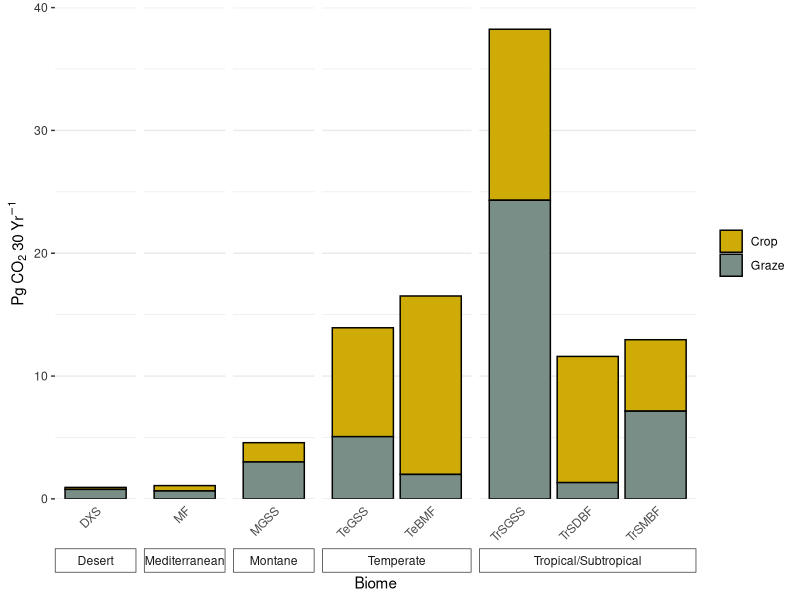
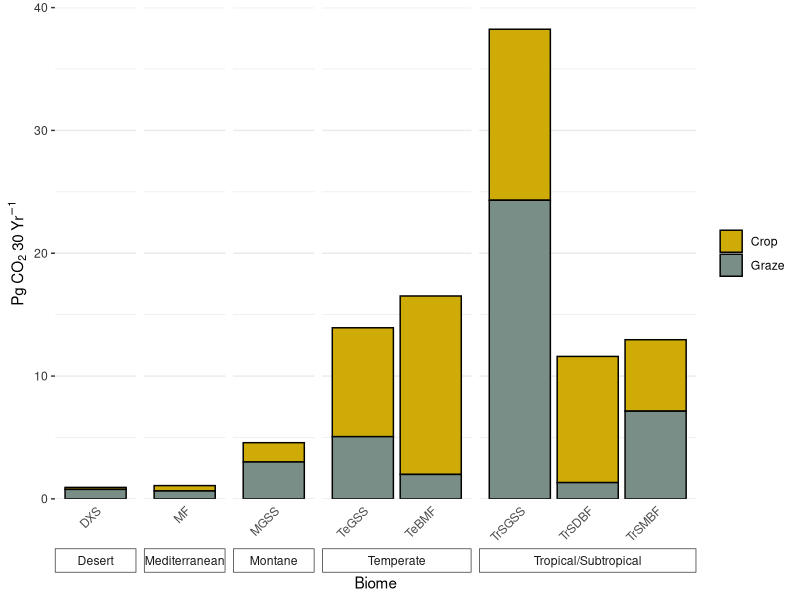

Reproduce these figures in R, in order.
# ------------------------------------------------------------------------
# ------------------------------------------------------------------------
# ===============
# PROJECT NAME: Trees in Agriculture
# ===============
# Description: Create figure 6-- barplot of potential mitigation by biome
#
#
# ===============
# AUTHOR: Vivian Griffey
# Date created: 07/01/2023
# Date updated: 09/18/2023
# ===============
# load libraries
library(tidyverse)

setwd("C:/Users/vgriffey/OneDrive - Conservation International Foundation/Documents/GitHub/Trees_in_Agriculture/")
# ------------------------------------------------------------------------
# ------------------------------------------------------------------------

#results by biome then reformatted to long for ggplot
df <- read.csv("data/06_21_2023/biome_results_06212023.csv")
df_long <- reshape2::melt(df, id.vars=c("BIOME_NUM","BIOME_NAME"), measure.vars=c("Crop_TotalC_sum_MgC_30yr", "Graze_TotalC_sum_MgC_30yr"))
names(df_long) <- c("BIOME_NUM","BIOME_NAME","variable","value")

#cleaning up lots of names and abbreviations
df_long <- df_long %>% mutate(biome_abbrev = case_when(
  BIOME_NAME == "Mediterranean Forests, Woodlands & Scrub" ~"MF" ,
  BIOME_NAME == "Temperate Broadleaf & Mixed Forests" ~"TeBMF" ,
  BIOME_NAME ==  "Temperate Grasslands, Savannas & Shrublands" ~ "TeGSS",
  BIOME_NAME == "Tropical & Subtropical Dry Broadleaf Forests" ~ "TrSDBF",
  BIOME_NAME == "Tropical & Subtropical Grasslands, Savannas & Shrublands" ~ "TrSGSS",
  BIOME_NAME ==  "Tropical & Subtropical Moist Broadleaf Forests" ~ "TrSMBF",
  BIOME_NAME ==  "Deserts & Xeric Shrublands" ~ "DXS",
  BIOME_NAME ==  "Montane Grasslands & Shrublands" ~ "MGSS",
  BIOME_NAME ==  "Temperate Conifer Forests" ~ "TeCF",
  BIOME_NAME ==  "Tropical & Subtropical Coniferous Forest" ~ "TrSCF",
  BIOME_NAME ==  "Tropical & Subtropical Grasslands, Savannas, and Shrublands" ~ "TrSGSS"
))
df_long$biome_abbrev <- factor(df_long$biome_abbrev, levels=c("DXS","MF","MGSS","TeGSS","TeCF","TeBMF","TrSGSS","TrSDBF","TrSMBF"))

df_long <- df_long %>% mutate(climate=case_when(biome_abbrev=="DXS" ~ "Desert",
                                                biome_abbrev=="MF" ~ "Mediterranean",
                                                biome_abbrev=="MGSS" ~ "Montane",
                                                biome_abbrev=="TeBMF"~"Temperate",
                                                biome_abbrev=="TeGSS"~"Temperate",
                                                biome_abbrev=="TeCF" ~ "Temperate",
                                                biome_abbrev=="TrSDBF" ~ "Tropical/Subtropical",
                                                biome_abbrev=="TrSGSS" ~ "Tropical/Subtropical",
                                                biome_abbrev=="TrSMBF" ~ "Tropical/Subtropical"))

df_long <- df_long %>% mutate(forested=case_when(biome_abbrev=="MGSS" ~ "Forest",
                                                biome_abbrev=="TeBMF"~"Forest",
                                                biome_abbrev=="TeCF" ~ "Forest",
                                                biome_abbrev=="TrSDBF" ~ "Forest",
                                                biome_abbrev=="TrSMBF" ~ "Forest"))
#remove tropical coniferous forests
df_long <- subset(df_long, biome_abbrev!="TeCF")
#conversiont to Pg of CO2
df_long$value <- df_long$value/1000000000*(44/12)

#write.csv(df_long, "C:/Users/vgriffey/OneDrive - Conservation International Foundation/VivianAnalyses/figure6_outputData.csv")

theme = theme_set(theme_minimal())
ggplot(df_long, aes(x=biome_abbrev, y=value, fill=variable))+
  geom_bar(stat="identity", color="black",
           position="stack") +
   ggforce::facet_row(~climate, strip.position = "bottom", scales = "free_x",  space="free") +
  theme(axis.text.x = element_text(angle=45, hjust=1),
        legend.title=element_blank(),
        panel.grid.major.x=element_blank(),
        axis.text.y = element_text(colour="grey20"),
        axis.ticks.y= element_line(colour="grey20"),,
        axis.ticks.x=element_blank(),
        panel.background = element_blank(),
        strip.placement = "outside",
        strip.background=element_rect(color="grey20"))+
  scale_y_continuous(expand = c(0, 0), limits=c(0,40))+
  labs(x="Biome", y=expression(Pg~CO[2]~30~Yr^{-1}))+#parse(text=paste0("Pg", " ~CO[2]", " ~30Yr^-1")))+
  scale_fill_manual(values=c("#CEAB07", "#798E87"), labels=c("Crop","Graze"))
  

ggsave("../../../VivianAnalyses/Draft Figures/totalPotential_biome_barplot.png",width=8.5, height=7, dpi=600, bg="white")
